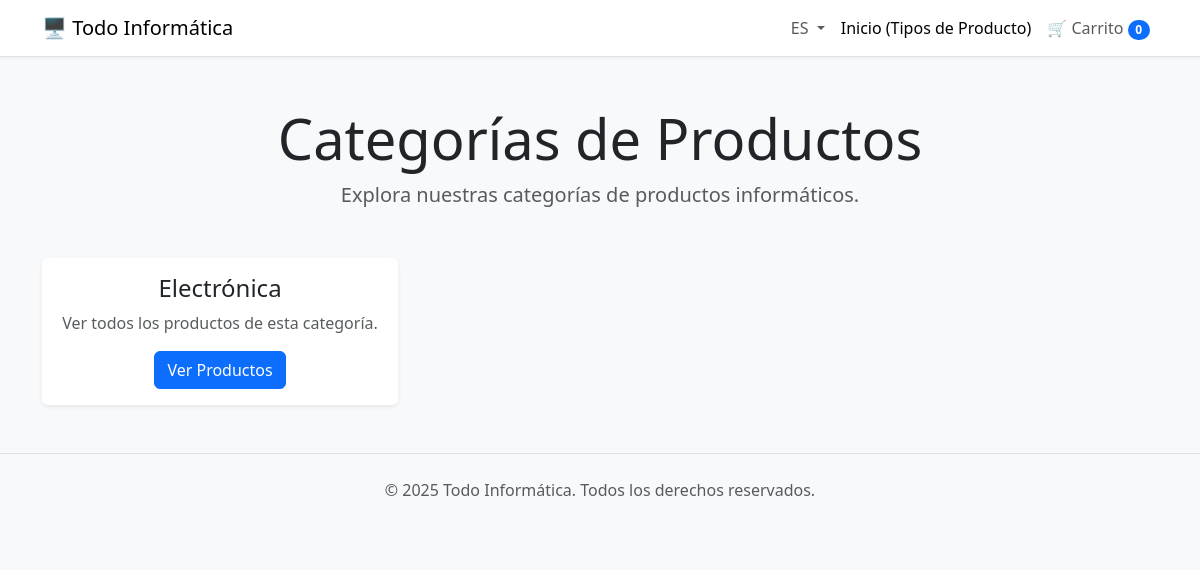
The app's page /, older data.
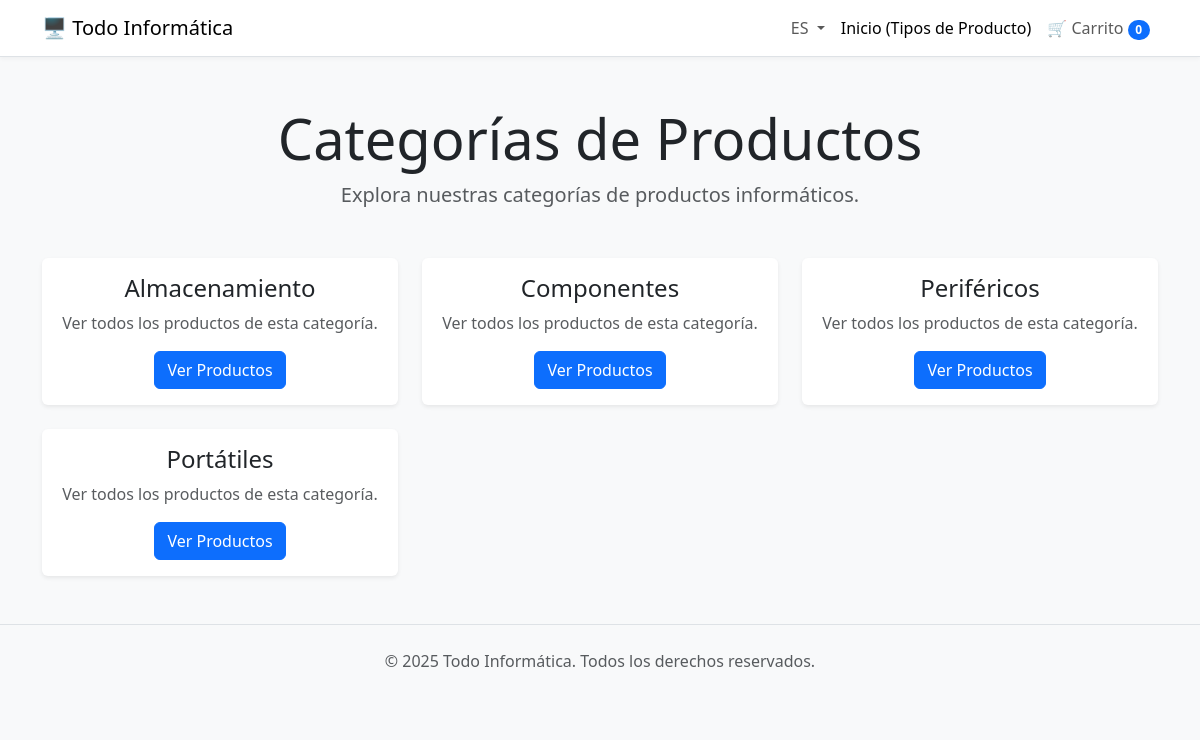
The same page, newer data.
### appTodoInformaticaProyecto/models.py (models this page shows, shortened)
class TipoProducto(models.Model):
    nombre = models.CharField(max_length=50)

### appTodoInformaticaProyecto/views.py (the view)
# urls.py: path('', IndexTipoProductoView.as_view(), name='index'),
class IndexTipoProductoView(ListView):
    model = TipoProducto
    template_name = 'index_tipoProducto.html'
    context_object_name = 'tipos'
    ordering = ['nombre']

### Templates/index_tipoProducto.html (shortened to what this page needs)
{% extends 'base.html' %}
{% load static %}
{% load i18n %}
{% block content %}
  <div class="text-center mb-5">
    <h1 class="display-4">{% trans "Categorías de Productos" %}</h1>
    <p class="lead text-muted">{% trans "Explora nuestras categorías de productos informáticos." %}</p>
  </div>
  <div class="row row-cols-1 row-cols-md-3 g-4">
    {% if tipos %}
      {% for tipo in tipos %}
        <div class="col">
          <div class="card h-100 shadow-sm border-0">
            <div class="card-body text-center">
              <h5 class="card-title fs-4">{{ tipo.nombre }}</h5>
              <p class="card-text text-muted">{% trans "Ver todos los productos de esta categoría." %}</p>
              <a href="{% url 'detail' tipo.id %}" class="btn btn-primary">
                {% trans "Ver Productos" %}
              </a>
            </div>
          </div>
        </div>
      {% endfor %}
    {% else %}
      <p class="text-center">{% trans "No hay tipos de producto disponibles." %}</p>
    {% endif %}
  </div>
{% endblock %}

### Templates/base.html (shortened to what this page needs)
{% load i18n %}
{% load static %}
<!doctype html>
{% get_current_language as LANGUAGE_CODE %}
<html lang="{{ LANGUAGE_CODE|default:'es' }}">
<head>
    <link href="https://cdn.jsdelivr.net/npm/bootstrap@5.3.3/dist/css/bootstrap.min.css" rel="stylesheet">
    <link rel="stylesheet"
      href="https://cdn.jsdelivr.net/npm/bootstrap-icons@1.11.3/font/bootstrap-icons.css">
</head>
<body>
  <nav class="navbar navbar-expand-lg navbar-light bg-white border-bottom">
    <div class="container">
        <a class="navbar-brand" href="{% url 'index' %}">🖥️ {% trans "Todo Informática" %}</a>
        <div class="collapse navbar-collapse" id="navbarNav">
            <ul class="navbar-nav ms-auto">
                {% get_available_languages as LANGUAGES %}
                {% get_language_info_list for LANGUAGES as language_info %}
                <li class="nav-item dropdown">
                    <a class="nav-link dropdown-toggle" href="#" id="languageDropdown" role="button" data-bs-toggle="dropdown" aria-expanded="false">
                        <span class="flag-icon flag-icon-{{ LANGUAGE_CODE|slice:':2' }}"></span> {{ LANGUAGE_CODE|upper }}
                    </a>
                </li>
                <li class="nav-item">
                    <a class="nav-link active" href="{% url 'index' %}">{% trans "Inicio (Tipos de Producto)" %}</a>
                </li>
                <li class="nav-item">
                    <a class="nav-link" href="{% url 'carrito' %}">
                        🛒 {% trans "Carrito" %}
                        <span id="nav-cart-count" class="badge bg-primary rounded-pill">
                            {{ request.session.cart_total_items|default:"0" }}
                        </span>
                    </a>
                </li>
            </ul>
        </div>
    </div>
  </nav>
  <main class="container my-5">
    {% block content %}
    {% endblock %}
  </main>
  <footer class="text-center text-muted py-4 mt-5 border-top">
    <p>&copy; 2025 {% trans "Todo Informática" %}. {% trans "Todos los derechos reservados." %}</p>
  </footer>
</body>
</html>

### Templates/base.html (style rules this page uses)
body { background-color: #f8f9fa; }
.navbar { box-shadow: 0 2px 4px rgba(0,0,0,.04); }
.card { transition: all 0.2s ease-in-out; }

Row changes from the older to the newer data that the page shows:
removed TipoProducto: nombre "Electrónica"
added TipoProducto: nombre "Almacenamiento"
added TipoProducto: nombre "Componentes"
added TipoProducto: nombre "Periféricos"
added TipoProducto: nombre "Portátiles"
